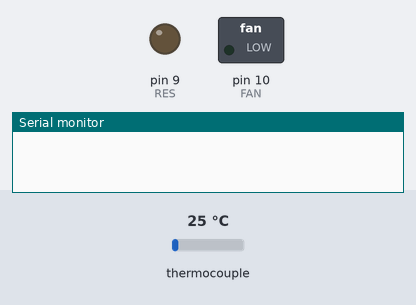
A sketch run on a simulated Arduino Nano, built with avr-gcc and run on an emulated ATmega328P. On the bench: switched loads named in the sketch (green lamp = pin HIGH), output pins drawn as LEDs (lit = HIGH), the last lines printed to the serial monitor. The test bench sets the inputs (shaded band); at power-on: thermocouple 25 °C.

Above: at 0.1 s.
At 0.6 s:
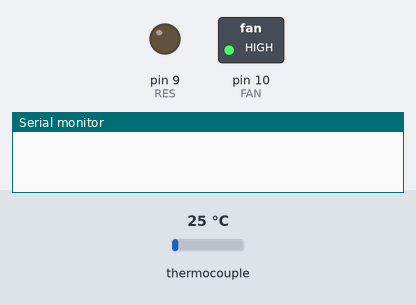
At 1.1 s:
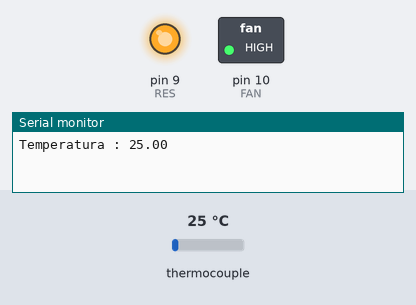
Timing chart, 0 to 2.6 s (numbered marks = the images above):
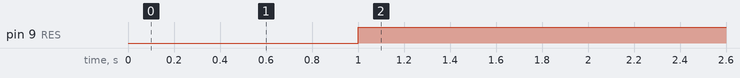

Measured:
- by itself, pin 9 (RES): LOW → HIGH at 1.0 s

The sketch:

prueba.ino
```cpp
#include "max6675.h"


//Control

int C_time = 1000;

double Setpoint, U, Y, Error;

double K_p=10;

unsigned long T_1 = 0;
unsigned long T_2;


//Sensor De Temperatura

const int pin_SO = 4;
const int pin_CS = 5;
const int pin_SCK = 6;

MAX6675 Termocupla(pin_SCK, pin_CS, pin_SO);

double Temperatura;

//Pines salidas a Reles

const int FAN = 10;
const int RES = 9;

void setup(){

	//Control PID

	Setpoint=105;

	//Comunicacion Serial

	Serial.begin(9600);

	//Reles

	pinMode(FAN, OUTPUT);
	pinMode(RES, OUTPUT);

	delay(500);

	digitalWrite(FAN, HIGH);

}

void loop(){

	T_2 = millis();

	if(T_2 - T_1 >= C_time)
	{
		Temperatura = (double)Termocupla.readCelsius();

		Error = Setpoint - Temperatura;

		U = K_p * Error;

		T_1 = T_2;

		Serial.print("Temperatura : ");
		Serial.println(Temperatura);
	}


	if(U > 0){
		digitalWrite(RES, HIGH);
	}
	if(U < 0){
		digitalWrite(RES, LOW);
	}
}
```
